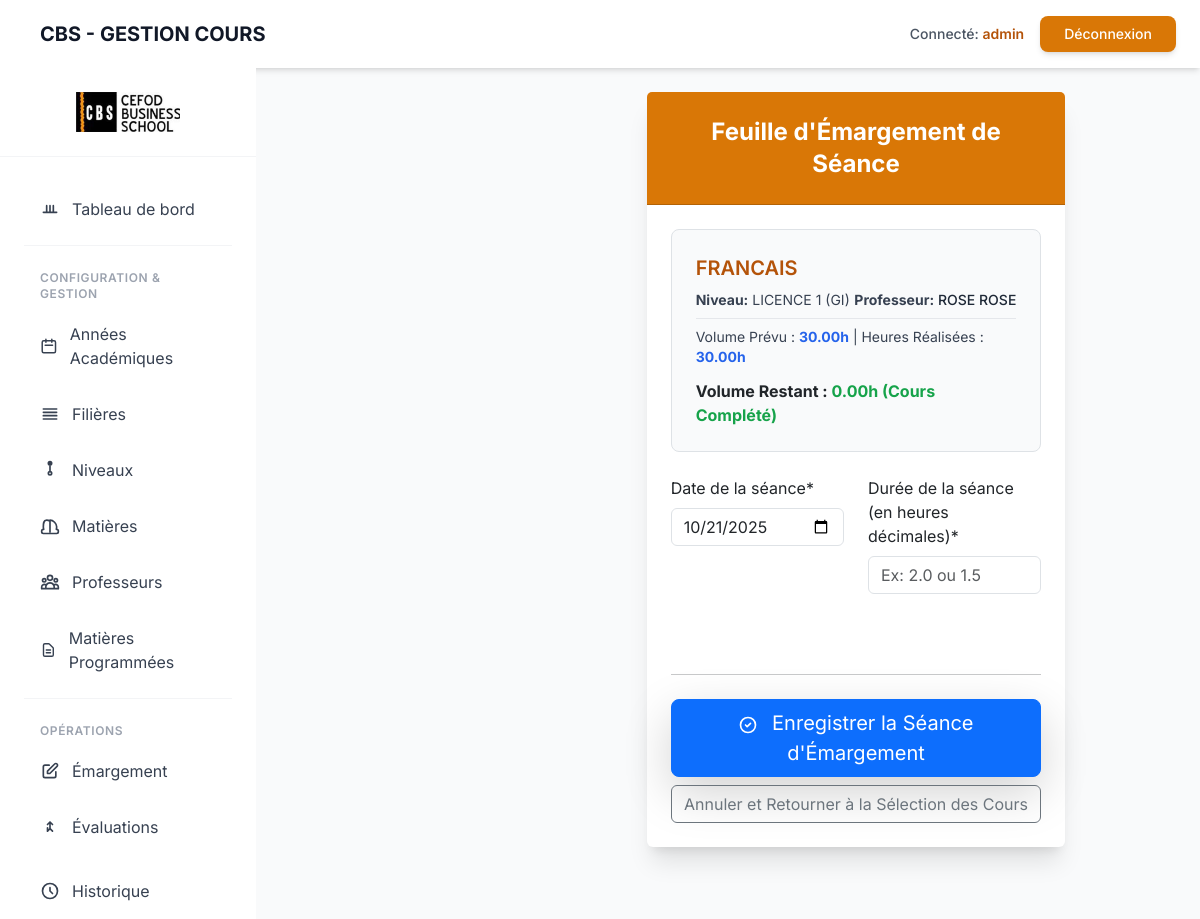
/ap/emargement/2/saisir/ (signed in), run on an earlier commit of the app's database.
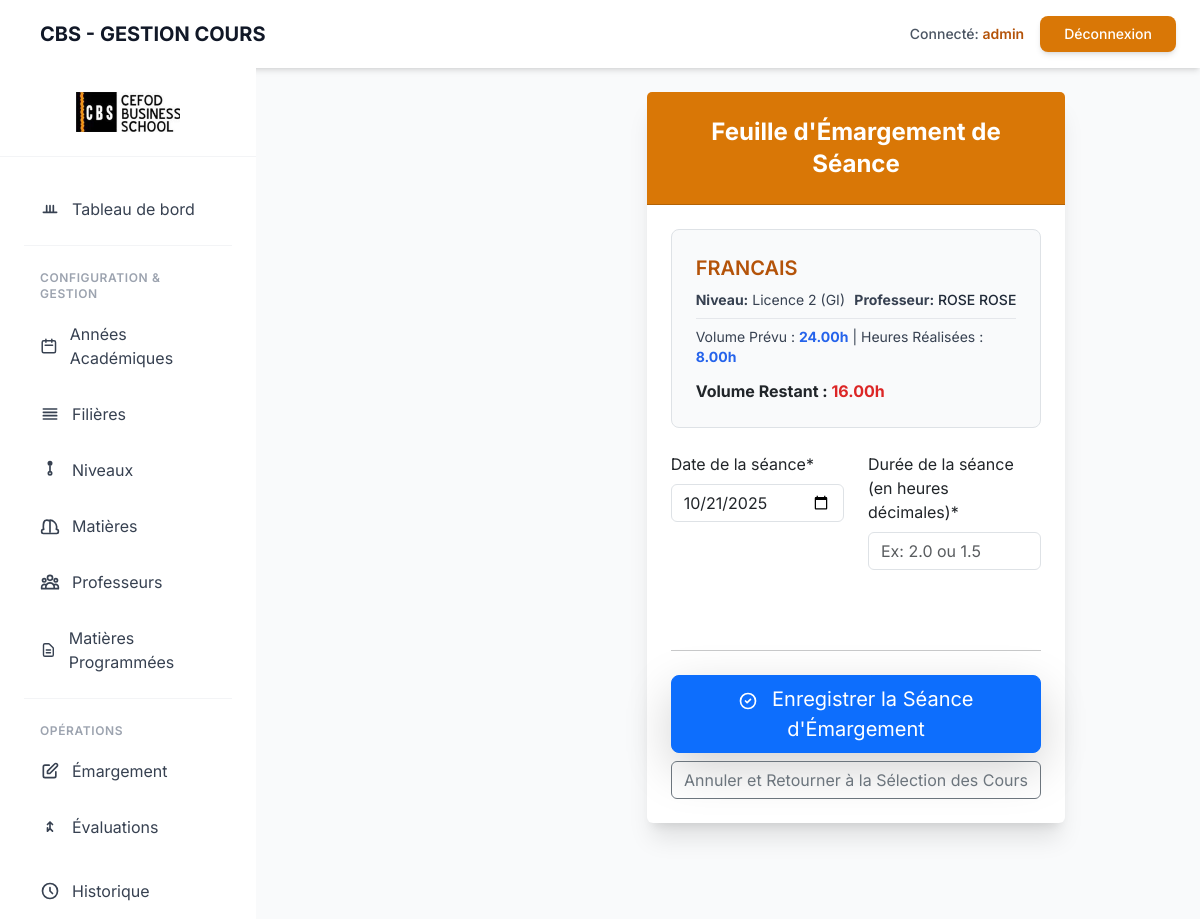
And on a later commit of the database.
### gestion_cours/models.py (models this page shows, shortened)
class MatiereProgrammee(models.Model):
    SEMESTRE_CHOICES = [
        ('S1', 'Semestre 1'),
        ('S2', 'Semestre 2'),
    ]
    matiere = models.ForeignKey(Matiere, on_delete=models.CASCADE)
    filiere = models.ForeignKey(Filiere, on_delete=models.CASCADE)
    niveau = models.ForeignKey(Niveau, on_delete=models.CASCADE)
    professeur = models.ForeignKey(Professeur, on_delete=models.CASCADE)
    annee_academique = models.ForeignKey(AnneeAcademique, on_delete=models.CASCADE)
    semestre = models.CharField(
        max_length=2,
        choices=SEMESTRE_CHOICES,
        default='S1'
    )
    nbr_heure = models.DecimalField(max_digits=5, decimal_places=2, verbose_name="Volume horaire prévu")
    date_debut_estimee = models.DateField(null=True, blank=True)
    date_fin_estimee = models.DateField(null=True, blank=True)
    class Meta:
        verbose_name_plural = "Matières Programmées"
        unique_together = ('matiere', 'filiere', 'niveau', 'annee_academique', 'semestre')

class Niveau(models.Model):
    LIBELLE_CHOICES = [
        ('Licence', 'Licence'),
        ('Master', 'Master'),
    ]
    libelle = models.CharField(max_length=10, choices=LIBELLE_CHOICES)
    niv = models.IntegerField() # 1, 2 ou 3
    filiere = models.ForeignKey(Filiere, on_delete=models.CASCADE)
    class Meta:
        verbose_name_plural = "Niveaux"
        unique_together = ('libelle', 'filiere', 'niv')

class Matiere(models.Model):
    code = models.CharField(max_length=10, unique=True)
    libelle = models.CharField(max_length=100)
    class Meta:
        verbose_name_plural = "Matières"

class Filiere(models.Model):
    code = models.CharField(max_length=10, unique=True)
    libelle = models.CharField(max_length=100)
    class Meta:
        verbose_name_plural = "Filières"

class Professeur(models.Model):
    nom = models.CharField(max_length=100)
    prenoms = models.CharField(max_length=150)
    contact = models.CharField(max_length=50, unique=True)
    email = models.EmailField(unique=True)
    grade = models.CharField(
        max_length=100,
        null=True,
        blank=True,
        verbose_name="Grade universitaire"
    )
    domaine = models.CharField(
        max_length=100,
        null=True,
        blank=True,
        verbose_name="Domaine d'expertise"
    )
    cv = models.FileField(
        upload_to='professeurs/cvs/',
        null=True,
        blank=True,
        verbose_name="CV (Fichier)"
    )
    dernier_diplome = models.FileField(
        upload_to='professeurs/diplomes/',
        null=True,
        blank=True,
        verbose_name="Dernier Diplôme (Fichier)"
    )
    class Meta:
        verbose_name = "Professeur"
        verbose_name_plural = "Professeurs"
        ordering = ['nom']

### gestion_cours/views.py (the view, shortened to what this page needs)
# urls.py: path('ap/emargement/<int:pk>/saisir/', views.emargement_view, name='emargement_saisir'),
@login_required
def emargement_view(request, pk):
    matiere_prog = get_object_or_404(
        MatiereProgrammee.objects.annotate(
            total_heures_faites=Sum('emargement__heure_eff')
        ).select_related('matiere', 'professeur', 'niveau', 'filiere'),
        pk=pk
    )
    annee_active = AnneeAcademique.objects.filter(active=True).first()
    if not annee_active:
        messages.error(request, "Impossible d'émarger : Aucune année académique active trouvée.")
        return redirect('gestion_cours:home')
    if matiere_prog.annee_academique != annee_active:
        messages.error(request, "Erreur : La matière sélectionnée n'est pas programmée pour l'année académique active.")
        return redirect('gestion_cours:home')
    initial_data = {'date_emar': timezone.now().date()}
    form = EmargementForm(request.POST or None, initial=initial_data) # Simplification: pas d'instance
    volume_prevu = matiere_prog.nbr_heure
    heures_faites_actuelles = matiere_prog.total_heures_faites or Decimal('0.00')
    volume_prevant_decimal = Decimal(str(volume_prevu)) # Conversion explicite au cas où nbr_heure est Float
    volume_restant = volume_prevant_decimal - heures_faites_actuelles
    volume_restant = volume_restant.quantize(Decimal('0.01')) # Arrondir à deux décimales (Decimal)
    volume_restant_float = float(volume_restant) # Utiliser la version float pour les comparaisons dans la validation ci-dessous (si nécessaire)
    context = {
        'matiere_prog': matiere_prog,
        'form': form,
        'volume_restant': volume_restant,
    }
    return render(request, 'gestion_cours/emargement_form.html', context)

### gestion_cours/forms.py
class EmargementForm(forms.ModelForm):
    class Meta:
        model = Emargement
        fields = ['date_emar', 'heure_eff']
        widgets = {
            'date_emar': DateInput(attrs={'type': 'date'}),
            'heure_eff': NumberInput(attrs={'step': '0.5', 'placeholder': 'Ex: 2.0 ou 1.5', 'min': '0.5', 'max': '8.0'})
        }
        labels = {
            'date_emar': 'Date de la séance',
            'heure_eff': 'Durée de la séance (en heures décimales)',
        }

### gestion_cours/templates/gestion_cours/emargement_form.html (shortened to what this page needs)
{% extends "base.html" %}
{% load crispy_forms_tags %}
{% block content %}
<div class="row justify-content-center">
    <div class="col-lg-8 col-md-10">
        <div class="card shadow-xl border-0">
            <div class="card-header bg-amber-600 text-white text-center p-4 rounded-t-xl">
                <h2 class="mb-0 text-2xl font-bold">Feuille d'Émargement de Séance</h2>
            </div>
            <div class="card-body p-6">
                <div class="bg-gray-50 p-4 rounded-lg border border-gray-200 mb-6 space-y-2">
                    <h4 class="text-xl font-semibold text-amber-700">{{ matiere_prog.matiere.libelle }}</h4>
                    <div class="flex justify-between text-sm text-gray-700">
                        <p>
                            <strong>Niveau:</strong> {{ matiere_prog.niveau.libelle }} {{ matiere_prog.niveau.niv }} ({{ matiere_prog.filiere.code }})
                        </p>
                        <p>
                            <strong>Professeur:</strong>
                            <span class="font-medium text-gray-800">
                                {{ matiere_prog.professeur.nom }} {{ matiere_prog.professeur.prenoms }}
                            </span>
                        </p>
                    </div>
                    <p class="text-sm text-gray-700 pt-2 border-t border-gray-200">
                        Volume Prévu : <strong class="text-blue-600">{{ matiere_prog.nbr_heure }}h</strong> |
                        Heures Réalisées : <strong class="text-blue-600">{{ matiere_prog.total_heures_faites|default:"0.00"|floatformat:2 }}h</strong>
                    </p>
                    <p class="text-md font-bold pt-1">
                        Volume Restant :
                        {% if volume_restant <= 0 %}
                            <span class="text-green-600">0.00h (Cours Complété)</span>
                        {% else %}
                            <span class="text-red-600">{{ volume_restant|floatformat:2 }}h</span>
                        {% endif %}
                    </p>
                </div>
                <form method="post" class="space-y-4">
                    <div class="row">
                        <div class="col-md-6 mb-3">
                            {{ form.date_emar|as_crispy_field }}
                        </div>
                        <div class="col-md-6 mb-3">
                            {{ form.heure_eff|as_crispy_field }}
                        </div>
                    </div>
                    <hr class="mt-5 mb-4">
                    <div class="d-grid gap-2">
                        <button type="submit" class="btn btn-primary btn-lg shadow-lg">
                            <svg class="w-5 h-5 inline mr-2" fill="none" stroke="currentColor" viewBox="0 0 24 24"
                                xmlns="http://www.w3.org/2000/svg">
                                <path stroke-linecap="round" stroke-linejoin="round" stroke-width="2"
                                    d="M9 12l2 2 4-4m6 2a9 9 0 11-18 0 9 9 0 0118 0z"></path>
                            </svg>
                            Enregistrer la Séance d'Émargement
                        </button>
                        <a href="{% url 'gestion_cours:emargement_selection_cours' %}"
                            class="btn btn-outline-secondary">
                            Annuler et Retourner à la Sélection des Cours
                        </a>
                    </div>
                </form>
            </div>
        </div>
    </div>
</div>
{% endblock content %}

What changed in the data, as far as the page shows it:
changed MatiereProgrammee "FRANCAIS": niveau.libelle "LICENCE" → "Licence"; niveau.niv "1" → "2"; nbr_heure "30.00" → "24.00"; total_heures_faites "30.00" → "8.00"
Also different on the page:
{{ volume_restant|floatformat:2 }}: (not shown) → "16.00"
text no longer shown: "0.00h (Cours Complété)"
text now shown: "h"
